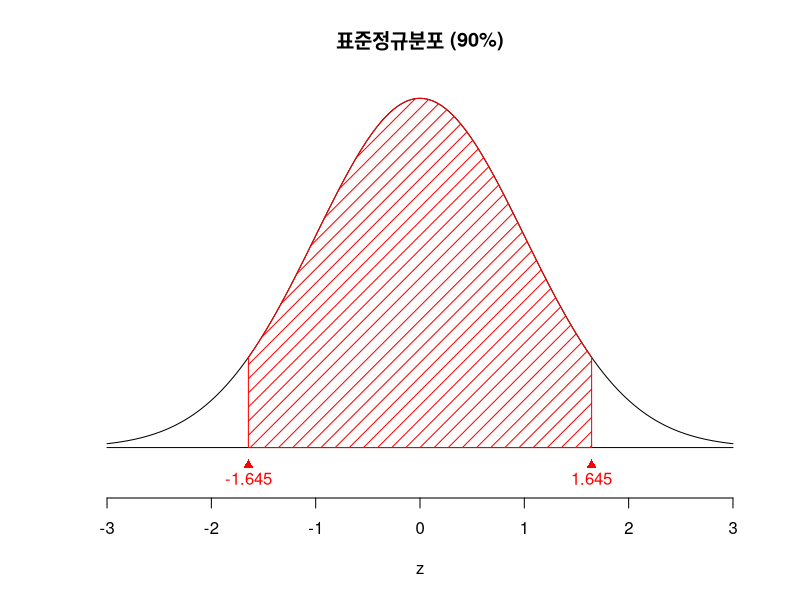
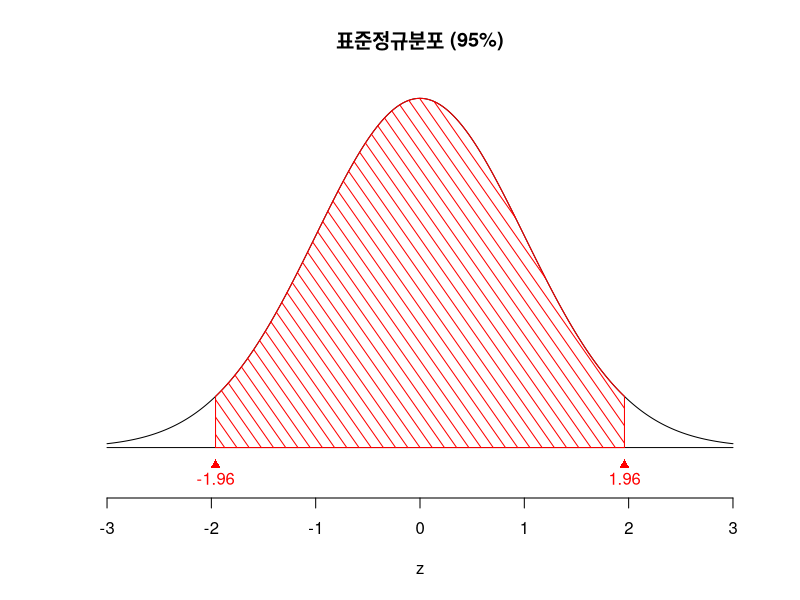

Recreate these plots in R, in order.
z <- seq(-3, 3, by=0.001)
z.p <- dnorm(z)

# 그림 3-16
plot(z, z.p, axes=F, type="l", main="표준정규분포 (90%)", ylab="", ylim=c(-0.04, 0.4))
axis(1)
lines(c(-3, 3), c(0, 0))
points(-1.645, -0.02, pch=17, col="red")
text(-1.645, -0.035, "-1.645", col="red")
points(1.645, -0.02, pch=17, col="red")
text(1.645, -0.035, "1.645", col="red")

s <- seq(-1.645, 1.645, by=0.001)
s.z <- dnorm(s, mean=0, sd=1)
s <- c(-1.645, s, 1.645)
s.z <- c(0, s.z, 0)

polygon(s, s.z, density=10, col="red")


# 그림 3-17
plot(z, z.p, axes=F, type="l", main="표준정규분포 (95%)", ylab="", ylim=c(-0.04, 0.4))
axis(1)

lines(c(-3, 3), c(0, 0))
points(-1.96, -0.02, pch=17, col="red")
text(-1.96, -0.035, "-1.96", col="red")
points(1.96, -0.02, pch=17, col="red")
text(1.96, -0.035, "1.96", col="red")

s <- seq(-1.96, 1.96, by=0.001)
s.z <- dnorm(s, mean=0, sd=1)
s <- c(-1.96, s, 1.96)
s.z <- c(0, s.z, 0)
polygon(s, s.z, col="red", density=10, angle=305)
